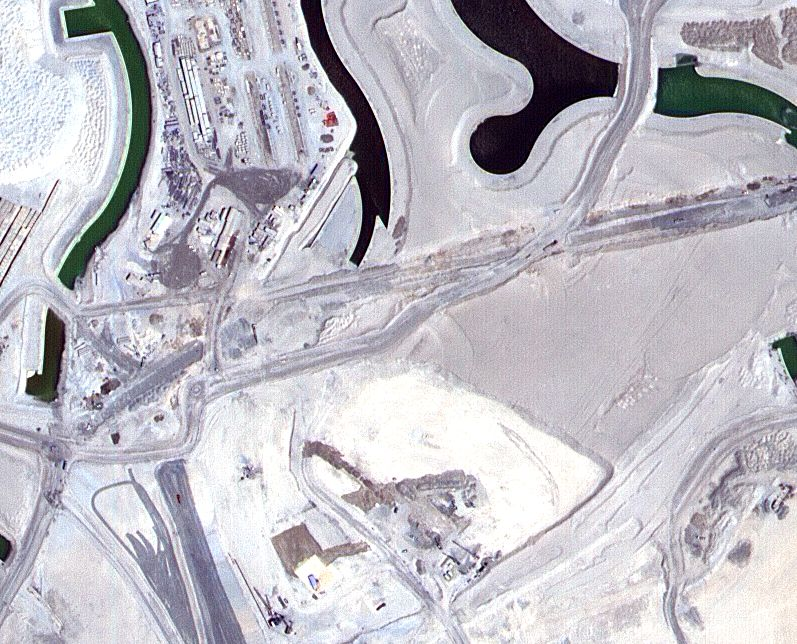
#> input picture data/Semantic segmentation dataset/Tile 1/images/image_part_001.jpg, 797 x 644 px, found by its file name; its folder holds only this picture in this run
$ jupyter execute --allow-errors exploratory_data_analysis.ipynb
#> lines starting #> are read from the running program, lines starting #| are printed output that depends on the picture
[cell 1]
import os
import numpy as np
import matplotlib.pyplot as plt
from PIL import Image
from collections import defaultdict
from itertools import combinations
import seaborn as sns
import cv2
import tensorflow as tf
from tensorflow.keras.layers import Input, Conv2D, MaxPooling2D, UpSampling2D, concatenate, Dropout, BatchNormalization
from tensorflow.keras.models import Model
from tensorflow.keras.callbacks import EarlyStopping, ReduceLROnPlateau, ModelCheckpoint
from tensorflow.keras.preprocessing.image import ImageDataGenerator
from tensorflow.keras.utils import to_categorical

# Define dataset path
dataset_folder_path = 'data/Semantic segmentation dataset'

# Class and color mapping
color_to_class = {
    (226, 169, 41): 0,  # Water
    (132, 41, 246): 1,  # Land
    (110, 193, 228): 2, # Road
    (60, 16, 152): 3,   # Building
    (254, 221, 58): 4,  # Vegetation
    (155, 155, 155): 5  # Unlabeled
}

class_labels = ['Water', 'Land', 'Road', 'Building', 'Vegetation', 'Unlabeled']

# Initialize variables for basic statistics
total_images = 0
total_masks = 0
class_counts = np.zeros(len(class_labels), dtype=int)
image_shapes = []

# Function to count class pixels in a mask
def count_class_pixels(mask_array):
    counts = np.zeros(len(class_labels), dtype=int)
    for rgb, class_idx in color_to_class.items():
        match = np.all(mask_array == rgb, axis=-1)
        counts[class_idx] += np.sum(match)
    return counts

# Function to load images and masks
def load_images_and_masks(dataset_folder_path, image_size=(256, 256)):
#> called with dataset_folder_path = 'data/Semantic segmentation dataset', image_size = (256, 256)
    images = []
    masks = []
    for tile in os.listdir(dataset_folder_path):
        tile_path = os.path.join(dataset_folder_path, tile)
        if os.path.isdir(tile_path):
            images_folder = os.path.join(tile_path, 'images')
            masks_folder = os.path.join(tile_path, 'masks')
            for image_file in os.listdir(images_folder):
                img_path = os.path.join(images_folder, image_file)
                mask_file = image_file.replace('.jpg', '.png')
                mask_path = os.path.join(masks_folder, mask_file)
                if os.path.exists(mask_path):
                    image = Image.open(img_path).resize(image_size)
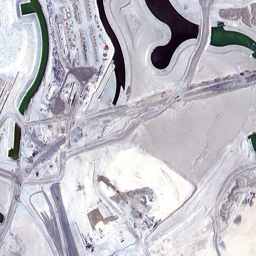
#> image: PIL image 256x256 RGB; mean R, G, B 190, 188, 196.2
                    mask = Image.open(mask_path).resize(image_size).convert('RGB')
                    images.append(np.array(image) / 255.0)  # Normalize images
                    masks.append(np.array(mask))
    return np.array(images), np.array(masks)

# Function to preprocess masks to one-hot encoding
def preprocess_masks(masks, num_classes=6):
#> called with masks = array of shape (1, 256, 256, 3), num_classes = 6
    processed_masks = []
    for mask in masks:
        mask_class_indices = np.zeros(mask.shape[:2], dtype=int)
        for rgb, class_idx in color_to_class.items():
            match = np.all(mask == rgb, axis=-1)
            mask_class_indices[match] = class_idx
        mask_one_hot = to_categorical(mask_class_indices, num_classes=num_classes)
        processed_masks.append(mask_one_hot)
#> this loop made 1 pass
#> mask_class_indices: shape (256, 256) int64; every value is 0
#> after the loop, processed_masks = []
    return np.array(processed_masks)

# Load and preprocess data
print("Loading and preprocessing data...")
train_images_np, train_masks_np = load_images_and_masks(dataset_folder_path)
#> (the rest of this cell did not finish here and is left out)


$ run again, on data/Semantic segmentation dataset/Tile 1/images/image_part_005.jpg
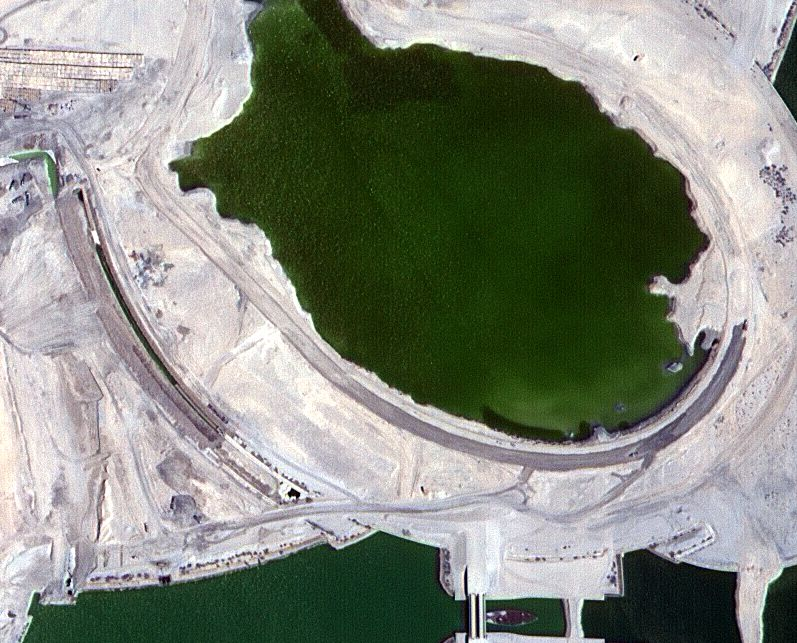
#> input picture data/Semantic segmentation dataset/Tile 1/images/image_part_005.jpg, 797 x 643 px, found by its file name
#> in load_images_and_masks, `image = Image.open(img_path).resize(image_size)`:
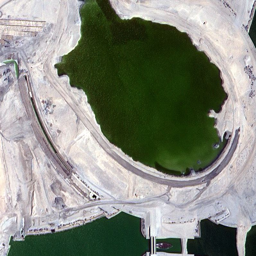
#> image: PIL image 256x256 RGB; mean R, G, B 133.5, 137.8, 127.1
#> the loop in preprocess_masks, `for mask in masks:` made 1 pass
#> after the loop in preprocess_masks, `for mask in masks:`: processed_masks = []

$ run again, on data/Semantic segmentation dataset/Tile 1/images/image_part_006.jpg
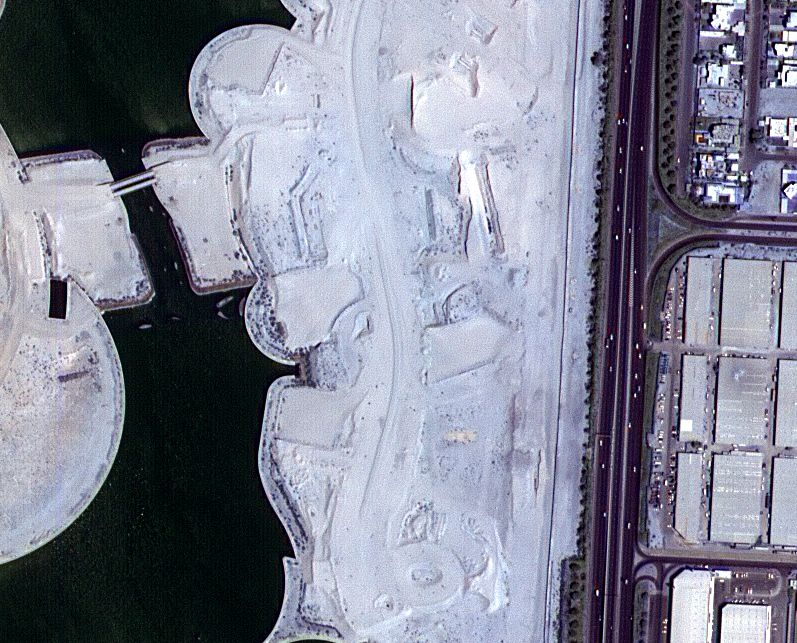
#> input picture data/Semantic segmentation dataset/Tile 1/images/image_part_006.jpg, 797 x 643 px, found by its file name
#> in load_images_and_masks, `image = Image.open(img_path).resize(image_size)`:
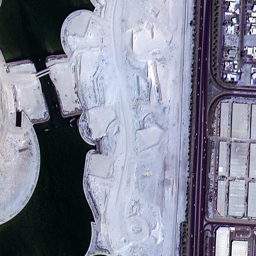
#> image: PIL image 256x256 RGB; mean R, G, B 127.2, 129.9, 146.3
#> the loop in preprocess_masks, `for mask in masks:` made 1 pass
#> after the loop in preprocess_masks, `for mask in masks:`: processed_masks = []

$ run again, on data/Semantic segmentation dataset/Tile 1/images/image_part_007.jpg
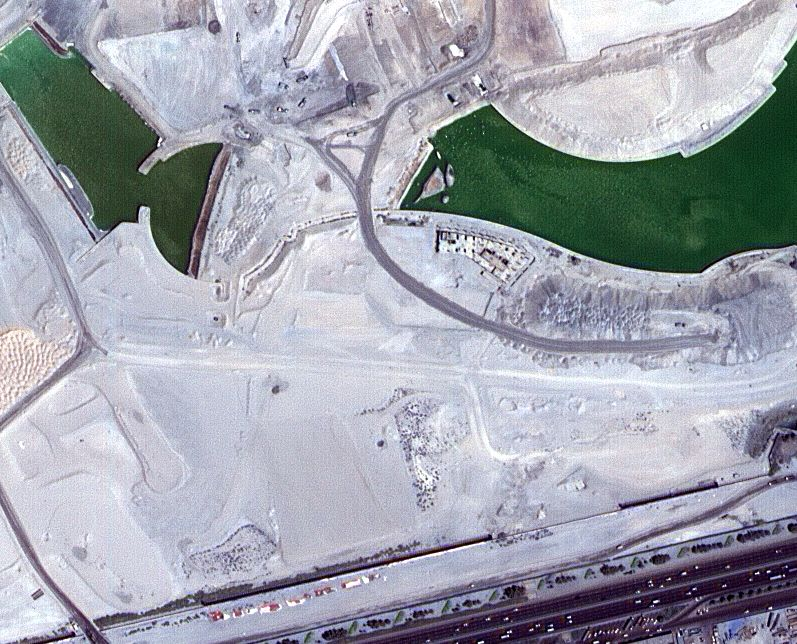
#> input picture data/Semantic segmentation dataset/Tile 1/images/image_part_007.jpg, 797 x 644 px, found by its file name
#> in load_images_and_masks, `image = Image.open(img_path).resize(image_size)`:
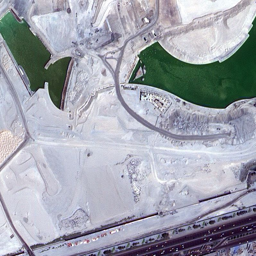
#> image: PIL image 256x256 RGB; mean R, G, B 160.6, 164, 173.9
#> the loop in preprocess_masks, `for mask in masks:` made 1 pass
#> after the loop in preprocess_masks, `for mask in masks:`: processed_masks = []

$ run again, on data/Semantic segmentation dataset/Tile 1/images/image_part_002.jpg
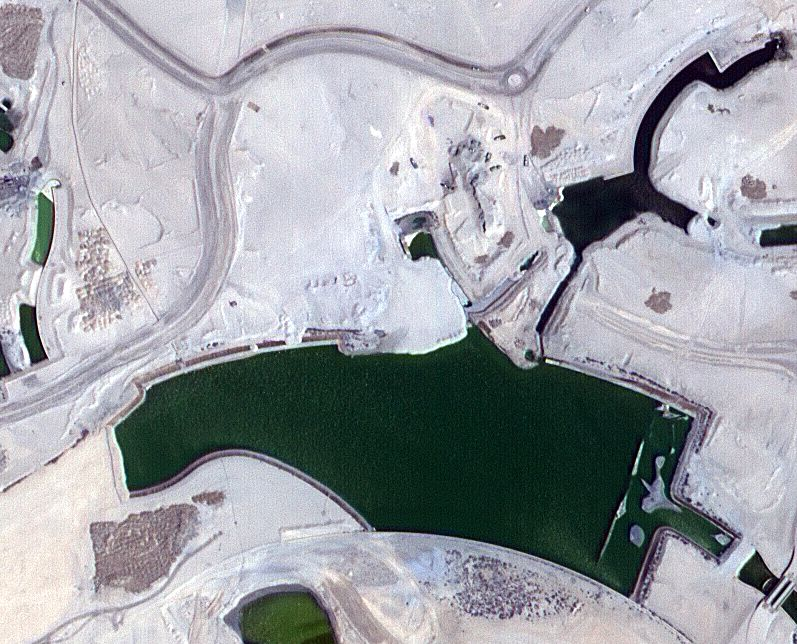
#> input picture data/Semantic segmentation dataset/Tile 1/images/image_part_002.jpg, 797 x 644 px, found by its file name
#> in load_images_and_masks, `image = Image.open(img_path).resize(image_size)`:
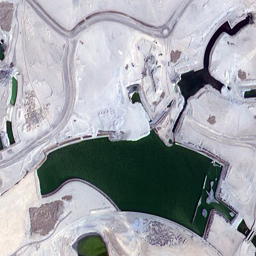
#> image: PIL image 256x256 RGB; mean R, G, B 158.9, 162, 167.8
#> the loop in preprocess_masks, `for mask in masks:` made 1 pass
#> after the loop in preprocess_masks, `for mask in masks:`: processed_masks = []
